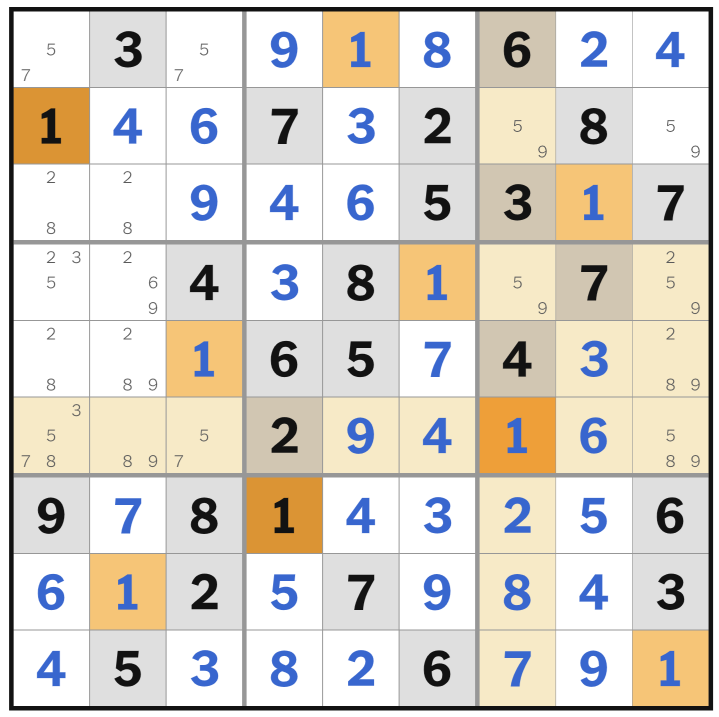
#> input picture inputs/temp_upload.png, 1438 x 1434 px (shown at 1/2 size); its folder holds only this picture in this run
$ python nyt_screenshot_ingestion.py
#> lines starting #> are read from the running program, lines starting #| are printed output that depends on the picture; after the words box and inside, x2 and y2 are one past the last pixel; in counts of white or black regions, pixels touching at a corner belong together
import cv2
import numpy as np
import os
import glob

def extract_board(image_path: str, output_size: int = 900, debug_dir: str = None) -> np.ndarray:
    """
    Extracts the Sudoku board from a screenshot.

    Steps:
    1. Convert screenshot to grayscale.
    2. Detect edges or threshold dark grid lines.
    3. Find large rectangular contours.
    4. Crop that region.
    5. Resize to standard size.
    """
    if debug_dir and not os.path.exists(debug_dir):
        os.makedirs(debug_dir, exist_ok=True)

    def save_debug(filename, img):
        if debug_dir:
            cv2.imwrite(os.path.join(debug_dir, filename), img)

    # Read the image
    image = cv2.imread(image_path)
    if image is None:
        raise FileNotFoundError(f"Could not load image from {image_path}")

    # 1. Convert to grayscale
    gray = cv2.cvtColor(image, cv2.COLOR_BGR2GRAY)
    save_debug("01_grayscale.png", gray)

    # 2. Detect edges / threshold dark lines
    # The outline for the board is the darkest part of the screenshot.
    # We use adaptive thresholding to robustly find the dark lines against a lighter background.
    blur = cv2.GaussianBlur(gray, (5, 5), 0)
    save_debug("02_blurred.png", blur)

    thresh = cv2.adaptiveThreshold(
        blur, 255, cv2.ADAPTIVE_THRESH_GAUSSIAN_C, cv2.THRESH_BINARY_INV, 11, 2
    )
    save_debug("03_thresholded.png", thresh)

    # 3. Find large rectangular contours
    contours, _ = cv2.findContours(thresh, cv2.RETR_TREE, cv2.CHAIN_APPROX_SIMPLE)

    # Sort contours by area in descending order
    contours = sorted(contours, key=cv2.contourArea, reverse=True)

    board_contour = None
    for c in contours:
        area = cv2.contourArea(c)
        # Skip unreasonably small contours
        if area < 1000:
            continue

        # Approximate the contour to a polygon
        peri = cv2.arcLength(c, True)
        approx = cv2.approxPolyDP(c, 0.015 * peri, True)

        # The board is a square, which means it should be approximated to a 4-sided polygon
        if len(approx) == 4:
            board_contour = approx
            break

    if board_contour is None:
        raise ValueError(f"Could not find the Sudoku board contour in the image: {image_path}")

    # Draw the found contour for debugging
    if debug_dir:
        contour_img = image.copy()
        cv2.drawContours(contour_img, [board_contour], -1, (0, 255, 0), 3)
        save_debug("04_contour_found.png", contour_img)

    # 4. Crop that region (using perspective transform)
    # Reshape to a list of 4 coordinates: [top-left, top-right, bottom-right, bottom-left]
    pts = board_contour.reshape(4, 2)
    rect = np.zeros((4, 2), dtype="float32")

    s = pts.sum(axis=1)
    rect[0] = pts[np.argmin(s)]  # Top-left has the smallest sum
    rect[2] = pts[np.argmax(s)]  # Bottom-right has the largest sum

    diff = np.diff(pts, axis=1)
    rect[1] = pts[np.argmin(diff)]  # Top-right has the smallest difference
    rect[3] = pts[np.argmax(diff)]  # Bottom-left has the largest difference

    # 5. Resize to standard size
    # The contour typically includes the thick outer black border.
    # To ensure it is cut out completely, we warp to a slightly larger square
    # and then crop the margin off so we get only the inside of the board.
    margin = int(output_size * 0.008)  # 1.5% margin cuts out the outer border
    padded_size = output_size + 2 * margin

    dst = np.array([
        [0, 0],
        [padded_size - 1, 0],
        [padded_size - 1, padded_size - 1],
        [0, padded_size - 1]
    ], dtype="float32")

    M = cv2.getPerspectiveTransform(rect, dst)
    padded_warped = cv2.warpPerspective(image, M, (padded_size, padded_size))

    # Crop out the margin to get the final exact output_size
    warped = padded_warped[margin:-margin, margin:-margin]

    save_debug("05_final_cropped.png", warped)

    return warped

def split_board_into_cells(board_image: np.ndarray, debug_dir: str = None) -> list:
    """
    Splits the extracted Sudoku board into 81 individual cell images.
    Returns a list of 81 images (each cell).
    """
    if debug_dir and not os.path.exists(debug_dir):
        os.makedirs(debug_dir, exist_ok=True)

    cells = []
    height, width = board_image.shape[:2]

    # Parameters for grid line thickness (in pixels for a ~900x900 image)
    # These can be tuned if the lines are slightly thicker/thinner
    thick_line_width = 7
    thin_line_width = 3

    # Calculate the exact floating point size of a single cell
    # Total width = 9 * cell_width + 2 * thick_line_width + 6 * thin_line_width
    cell_width = (width - 2 * thick_line_width - 6 * thin_line_width) / 9.0
    cell_height = (height - 2 * thick_line_width - 6 * thin_line_width) / 9.0

    for row in range(9):
        # Calculate number of lines before this row
        thick_lines_y = row // 3
        thin_lines_y = row - thick_lines_y

        y_start = int(row * cell_height + thick_lines_y * thick_line_width + thin_lines_y * thin_line_width)
        y_end = int(y_start + cell_height)

        # Apply an extra crop on the top for specific rows that have residual outlines
        if row in [4, 6, 8]:
            y_start += 2

        for col in range(9):
            # Calculate number of lines before this column
            thick_lines_x = col // 3
            thin_lines_x = col - thick_lines_x

            x_start = int(col * cell_width + thick_lines_x * thick_line_width + thin_lines_x * thin_line_width)
            x_end = int(x_start + cell_width)

            cell = board_image[y_start:y_end, x_start:x_end]
            cells.append(cell)

            if debug_dir:
                # Save each cell with a format like cell_rX_cY.png
                filename = f"cell_r{row}_c{col}.png"
                cv2.imwrite(os.path.join(debug_dir, filename), cell)

    return cells

def threshold_cells(cells: list, debug_dir: str = None) -> list:
    """
    Thresholds the list of cell images to pure black and white.
    Returns a list of thresholded cell images.
    """
    if debug_dir and not os.path.exists(debug_dir):
        os.makedirs(debug_dir, exist_ok=True)

    thresholded_cells = []

    for idx, cell in enumerate(cells):
        gray = cv2.cvtColor(cell, cv2.COLOR_BGR2GRAY)

        # Since this is a screenshot, the background is perfectly light and text is dark.
        # A global fixed threshold is very safe and avoids the noise Otsu's or adaptive
        # thresholding would introduce on empty cells.
        _, thresh = cv2.threshold(gray, 150, 255, cv2.THRESH_BINARY)

        thresholded_cells.append(thresh)

        if debug_dir:
            row = idx // 9
            col = idx % 9
            filename = f"cell_r{row}_c{col}.png"
            cv2.imwrite(os.path.join(debug_dir, filename), thresh)

    return thresholded_cells

def classify_and_save_cells(thresh_cells: list, base_debug_dir: str = None) -> dict:
    """
    Classifies cells into "Values", "Candidates", or "Empty" based on contour bounding box height.
    Saves them into corresponding subdirectories if base_debug_dir is provided.
    """
    val_dir = cand_dir = empty_dir = None
    if base_debug_dir:
        val_dir = os.path.join(base_debug_dir, "Values")
        cand_dir = os.path.join(base_debug_dir, "Candidates")
        empty_dir = os.path.join(base_debug_dir, "Empty")
        os.makedirs(val_dir, exist_ok=True)
        os.makedirs(cand_dir, exist_ok=True)
        os.makedirs(empty_dir, exist_ok=True)

    classified = {"Values": [], "Candidates": [], "Empty": []}

    for idx, cell in enumerate(thresh_cells):
        # Invert the image so text is white and background is black for findContours
        inverted = cv2.bitwise_not(cell)

        # Find contours
        contours, _ = cv2.findContours(inverted, cv2.RETR_EXTERNAL, cv2.CHAIN_APPROX_SIMPLE)

        max_h = 0
        cell_h = cell.shape[0]

        for c in contours:
            x, y, w, h = cv2.boundingRect(c)
            if h > max_h:
                max_h = h

        # Classify based on max bounding box height
        # Values are usually very large, > 35% of cell height
        # Candidates are small, ~10-25% of cell height
        if max_h > cell_h * 0.35:
            category = "Values"
        elif max_h > cell_h * 0.05: # Threshold above microscopic noise
            category = "Candidates"
        else:
            category = "Empty"

        classified[category].append((idx, cell))

        if base_debug_dir:
            row = idx // 9
            col = idx % 9
            filename = f"cell_r{row}_c{col}.png"
            if category == "Values":
                cv2.imwrite(os.path.join(val_dir, filename), cell)
            elif category == "Candidates":
                cv2.imwrite(os.path.join(cand_dir, filename), cell)
            else:
                cv2.imwrite(os.path.join(empty_dir, filename), cell)

    return classified

def parse_candidates(cand_cells: list, debug_dir: str = None) -> dict:
    """
    Parses candidate cells to determine which candidates (1-9) are present.
    cand_cells: list of tuples (idx, cell_image)
    Returns a dictionary mapping idx -> list of present candidates [1..9].
    """
    if debug_dir and not os.path.exists(debug_dir):
        os.makedirs(debug_dir, exist_ok=True)

    parsed_candidates = {}

    for idx, cell in cand_cells:
        # Invert to make digits white (255) and background black (0)
        inverted = cv2.bitwise_not(cell)
        h, w = inverted.shape[:2]

        sub_h = h / 3.0
        sub_w = w / 3.0

        present_candidates = []

        # Create a BGR version for debug drawing
        if debug_dir:
            debug_img = cv2.cvtColor(cell, cv2.COLOR_GRAY2BGR)

        candidate_num = 1
        for r in range(3):
            for c in range(3):
                # We can add a slight inner padding to the subcells to avoid capturing edges
                # of neighboring digits if they overflow slightly.
                pad_y = int(sub_h * 0.15)
                pad_x = int(sub_w * 0.15)

                y_start = int(r * sub_h) + pad_y
                y_end = int((r + 1) * sub_h) - pad_y
                x_start = int(c * sub_w) + pad_x
                x_end = int((c + 1) * sub_w) - pad_x

                subcell = inverted[y_start:y_end, x_start:x_end]

                # Count non-zero (white) pixels
                ink_pixels = cv2.countNonZero(subcell)

                # If ink pixels exceed a small threshold, candidate is present
                # NYT sudoku candidates are quite small but they have more than 10-15 pixels.
                is_present = ink_pixels > 15

                if is_present:
                    present_candidates.append(candidate_num)

                if debug_dir:
                    color = (0, 255, 0) if is_present else (0, 0, 255) # Green if present, Red if not
                    # Draw rectangle on debug_img
                    cv2.rectangle(debug_img, (x_start, y_start), (x_end, y_end), color, 1)

                    if is_present:
                        cv2.putText(debug_img, str(candidate_num), (x_start + 2, y_start + 12),
                                    cv2.FONT_HERSHEY_SIMPLEX, 0.4, (255, 0, 0), 1)

                candidate_num += 1

        parsed_candidates[idx] = present_candidates

        if debug_dir:
            row = idx // 9
            col = idx % 9
            filename = f"cell_r{row}_c{col}.png"
            cv2.imwrite(os.path.join(debug_dir, filename), debug_img)

    return parsed_candidates

def load_reference_digits():
    """
    Loads reference digit images 1-9 from src/reference/digits.
    Returns a dictionary mapping digit -> thresholded reference image.
    """
    base_dir = os.path.dirname(os.path.dirname(os.path.abspath(__file__)))
    ref_dir = os.path.join(base_dir, "src", "reference", "digits")

    references = {}
    if not os.path.exists(ref_dir):
        print(f"Warning: Reference directory {ref_dir} not found.")
        return references

    for i in range(1, 10):
        path = os.path.join(ref_dir, f"{i}.png")
        if os.path.exists(path):
            img = cv2.imread(path, cv2.IMREAD_GRAYSCALE)
            if img is not None:
                # Threshold to black and white
                _, thresh = cv2.threshold(img, 150, 255, cv2.THRESH_BINARY)
                # We need to invert it for template matching (white text on black background)
                inv_thresh = cv2.bitwise_not(thresh)
                references[i] = inv_thresh
            else:
                print(f"Warning: Could not read {path}")
        else:
            print(f"Warning: Reference image {path} not found.")

    return references

# [77 lines left out: functions parse_values, ingest_screenshot, not called in this run]

def process_all_inputs():
    # Use absolute paths based on the script's location or assume running from project root
    base_dir = os.path.dirname(os.path.dirname(os.path.abspath(__file__)))
    inputs_dir = os.path.join(base_dir, "inputs")
    outputs_base_dir = os.path.join(base_dir, "outputs", "cv")

    if not os.path.exists(inputs_dir):
        print(f"Directory {inputs_dir} does not exist.")
        return

    # Find all images in inputs folder
    valid_extensions = ("*.png", "*.jpg", "*.jpeg", "*.webp")
    image_paths = []
    for ext in valid_extensions:
        image_paths.extend(glob.glob(os.path.join(inputs_dir, ext)))

    if not image_paths:
        print(f"No images found in {inputs_dir}")
        return

    references = load_reference_digits()

    for img_path in image_paths:
        # Get filename without extension
        filename = os.path.basename(img_path)
        name_no_ext = os.path.splitext(filename)[0]

        # Directories for the stepping
        image_out_dir = os.path.join(outputs_base_dir, name_no_ext)
        crop_dir = os.path.join(image_out_dir, "01_Cropping")
        split_dir = os.path.join(image_out_dir, "02_Splitting")
        thresh_dir = os.path.join(image_out_dir, "03_Thresholded")
        sep_dir = os.path.join(image_out_dir, "04_Separated")
        parse_cand_dir = os.path.join(image_out_dir, "05_Parse_Candidates")
        parse_val_dir = os.path.join(image_out_dir, "06_Parse_Values")

        print(f"Processing {filename}")
        print(f"  -> Cropping steps in {crop_dir}")
        print(f"  -> Splitting steps in {split_dir}")
        print(f"  -> Threshold steps in {thresh_dir}")
        print(f"  -> Separation steps in {sep_dir}")
        print(f"  -> Candidate parsing steps in {parse_cand_dir}")
        print(f"  -> Value parsing steps in {parse_val_dir}")

        try:
            board = extract_board(img_path, debug_dir=crop_dir)
#> in extract_board, image is the input picture: shape (1434, 1438, 3); mean B, G, R 203.8, 214.4, 220.6
#> in extract_board, `thresh = cv2.adaptiveThreshold( blur, 255, cv2.ADAPTIVE_THRESH_GAUSSIA..`:
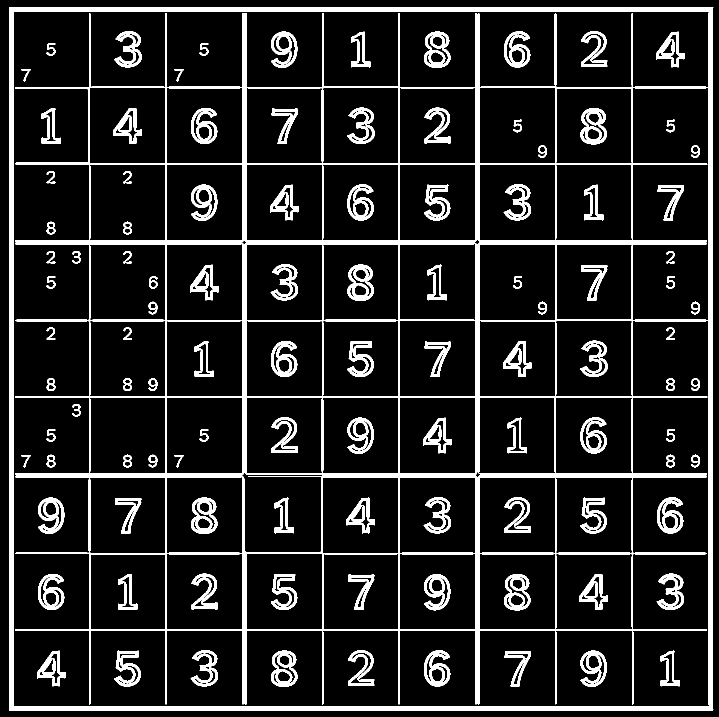
#> thresh: shape (1434, 1438) (shown at 1/2 size); 12.5% white; 108 white regions
#> in extract_board, `contours, _ = cv2.findContours(thresh, cv2.RETR_TREE, cv2.CHAIN_APPROX..`: contours = 406 contours, 61 with area under 20; largest, box (x1, y1, x2, y2) and area: (18, 14, 1427, 1421) 1978244, (26, 22, 1419, 1413) 1933482, (30, 26, 1415, 1410) 1200118, (483, 945, 646, 1107) 23918, (958, 488, 1112, 641) 23254
#> the loop in extract_board, `for c in contours:` made 1 pass
#> (area, peri, board_contour) on pass 1: (1978244, 5627.7, [[18, 14], [18, 1420], [1426, 1419], [1425, 14]])
#> in extract_board, `cv2.drawContours(contour_img, [board_contour], -1, (0, 255, 0), 3)`:
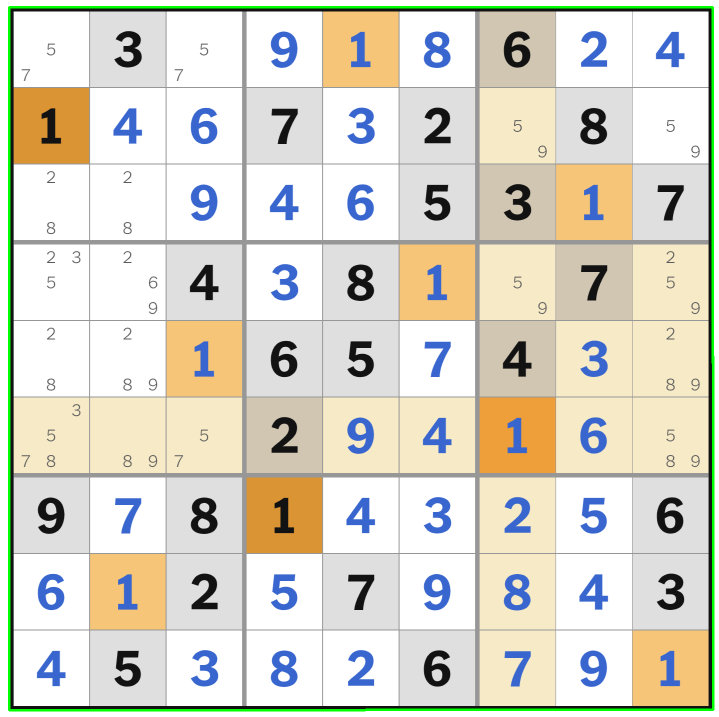
#> contour_img: shape (1434, 1438, 3) (shown at 1/2 size); 1.36% of pixels changed, all inside (x1, y1, x2, y2) = (16, 12, 1429, 1423)
#> in extract_board, `pts = board_contour.reshape(4, 2)`: pts = [[18, 14], [18, 1420], [1426, 1419], [1425, 14]]
#> in extract_board, `s = pts.sum(axis=1)`: s = [32, 1438, 2845, 1439]
#> in extract_board, `diff = np.diff(pts, axis=1)`: diff = [-4, 1402, -7, -1411]
            cells = split_board_into_cells(board, debug_dir=split_dir)
#> the loop in split_board_into_cells, `for row in range(9):` made 9 passes
#> pass 1, in split_board_into_cells, `cv2.imwrite(os.path.join(debug_dir, filename), cell)`:
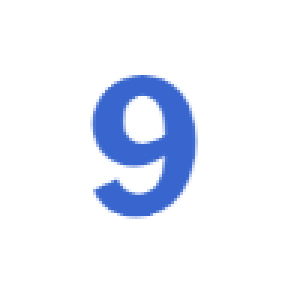
#> saved as cell_r0_c3.png: shape (96, 96, 3) (shown 3 times larger); mean B, G, R 249.8, 238.9, 234.1
#> after the loop in split_board_into_cells, `for row in range(9):`: cells = 81 items
#> cells = 81 items
            thresh_cells = threshold_cells(cells, debug_dir=thresh_dir)
#> the loop in threshold_cells, `for idx, cell in enumerate(cells):` made 81 passes
#> (row, col, filename) on passes 1 to 12: (0, 0, 'cell_r0_c0.png'), (0, 1, 'cell_r0_c1.png'), (0, 2, 'cell_r0_c2.png'), (0, 3, 'cell_r0_c3.png'), (0, 4, 'cell_r0_c4.png'), (0, 5, 'cell_r0_c5.png'), (0, 6, 'cell_r0_c6.png'), (0, 7, 'cell_r0_c7.png'), (0, 8, 'cell_r0_c8.png'), (1, 0, 'cell_r1_c0.png'), (1, 1, 'cell_r1_c1.png'), (1, 2, 'cell_r1_c2.png')
#> pass 1, in threshold_cells, `_, thresh = cv2.threshold(gray, 150, 255, cv2.THRESH_BINARY)`:
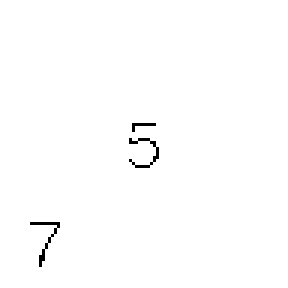
#> thresh: shape (96, 96) (shown 3 times larger); 99.3% white; black in thin lines or dots, all inside (x1, y1, x2, y2) = (10, 41, 53, 89)
#> after the loop in threshold_cells, `for idx, cell in enumerate(cells):`:
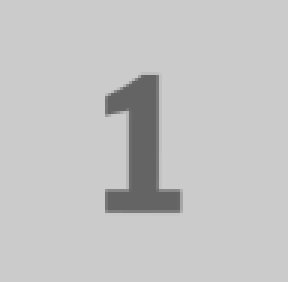
#> gray: shape (94, 96) (shown 3 times larger); min 100, max 203, mean 195.9
#> thresh_cells = 81 items
            classified_cells = classify_and_save_cells(thresh_cells, base_debug_dir=sep_dir)
#> the loop in classify_and_save_cells, `for idx, cell in enumerate(thresh_cells):` made 81 passes
#> (cell_h, category, row, col, filename) on passes 2, 4, 5, 6, 7, 8: (96, 'Values', 0, 1, 'cell_r0_c1.png'), (96, 'Values', 0, 3, 'cell_r0_c3.png'), (96, 'Values', 0, 4, 'cell_r0_c4.png'), (96, 'Values', 0, 5, 'cell_r0_c5.png'), (96, 'Values', 0, 6, 'cell_r0_c6.png'), (96, 'Values', 0, 7, 'cell_r0_c7.png')
#> after the loop in classify_and_save_cells, `for idx, cell in enumerate(thresh_cells):`: inverted: shape (94, 96); 7% white; 1 white region, box (x1, y1, x2, y2) and area: (35, 25, 60, 71) 633

            # Parse candidates
            parsed_cands = parse_candidates(classified_cells["Candidates"], debug_dir=parse_cand_dir)
#> the loop in parse_candidates, `for idx, cell in cand_cells:` made 17 passes
#> idx on passes 2 to 13: 2, 15, 17, 18, 19, 27, 28, 33, 35, 36, 37, 44
#> pass 1, in parse_candidates, `cv2.imwrite(os.path.join(debug_dir, filename), debug_img)`:
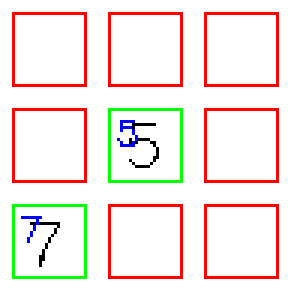
#> saved as cell_r0_c0.png: shape (96, 96, 3) (shown 3 times larger); mean B, G, R 229.5, 233.8, 247
#> after the loop in parse_candidates, `for idx, cell in cand_cells:`:
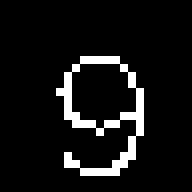
#> subcell: shape (24, 24) (shown 8 times larger); 7.8% white in thin lines or dots, all inside (x1, y1, x2, y2) = (7, 7, 18, 22)

            # Parse values
            if references:
                parsed_vals = parse_values(classified_cells["Values"], references, debug_dir=parse_val_dir)
            else:
                print("Skipping value parsing because reference digits were not loaded.")
        except Exception as e:
            print(f"Failed to process {filename}: {e}")

if __name__ == "__main__":
    process_all_inputs()
